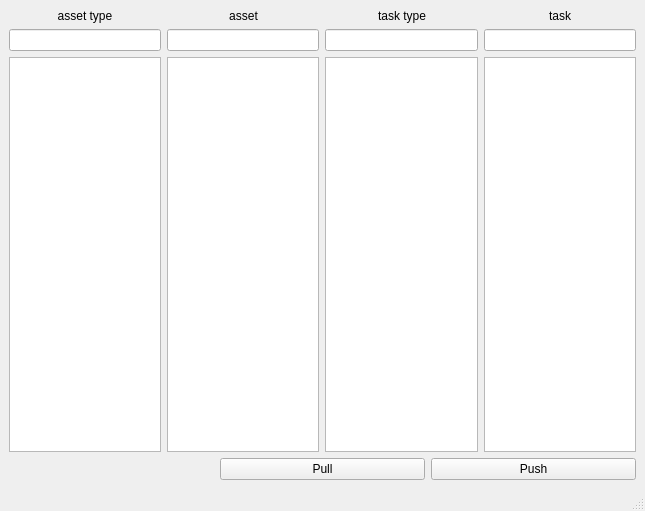
<?xml version="1.0" encoding="UTF-8"?>
<ui version="4.0">
 <class>MainWindow</class>
 <widget class="QMainWindow" name="MainWindow">
  <property name="geometry">
   <rect>
    <x>0</x>
    <y>0</y>
    <width>645</width>
    <height>511</height>
   </rect>
  </property>
  <property name="windowTitle">
   <string>Asset manager</string>
  </property>
  <widget class="QWidget" name="centralwidget">
   <layout class="QVBoxLayout" name="verticalLayout">
    <item>
     <layout class="QHBoxLayout" name="horizontalLayout_top">
      <item>
       <widget class="QLabel" name="label_asset_type">
        <property name="text">
         <string>asset type</string>
        </property>
        <property name="alignment">
         <set>Qt::AlignCenter</set>
        </property>
       </widget>
      </item>
      <item>
       <widget class="QLabel" name="label_asset">
        <property name="text">
         <string>asset</string>
        </property>
        <property name="alignment">
         <set>Qt::AlignCenter</set>
        </property>
       </widget>
      </item>
      <item>
       <widget class="QLabel" name="label_task_type">
        <property name="text">
         <string>task type</string>
        </property>
        <property name="alignment">
         <set>Qt::AlignCenter</set>
        </property>
       </widget>
      </item>
      <item>
       <widget class="QLabel" name="label_task">
        <property name="text">
         <string>task</string>
        </property>
        <property name="alignment">
         <set>Qt::AlignCenter</set>
        </property>
       </widget>
      </item>
     </layout>
    </item>
    <item>
     <layout class="QHBoxLayout" name="horizontalLayout_selector">
      <item>
       <layout class="QVBoxLayout" name="verticalLayout_assetType">
        <item>
         <widget class="QLineEdit" name="lineEdit_asset_type"/>
        </item>
        <item>
         <widget class="QListView" name="listView_asset_type"/>
        </item>
       </layout>
      </item>
      <item>
       <layout class="QVBoxLayout" name="verticalLayout_asset">
        <item>
         <widget class="QLineEdit" name="lineEdit_asset"/>
        </item>
        <item>
         <widget class="QListWidget" name="listWidget_asset">
          <property name="sortingEnabled">
           <bool>true</bool>
          </property>
         </widget>
        </item>
       </layout>
      </item>
      <item>
       <layout class="QVBoxLayout" name="verticalLayout_taskType">
        <item>
         <widget class="QLineEdit" name="lineEdit_task_type"/>
        </item>
        <item>
         <widget class="QListView" name="listView_task_type"/>
        </item>
       </layout>
      </item>
      <item>
       <layout class="QVBoxLayout" name="verticalLayout_task">
        <item>
         <widget class="QLineEdit" name="lineEdit_task"/>
        </item>
        <item>
         <widget class="QListView" name="listView_task"/>
        </item>
       </layout>
      </item>
     </layout>
    </item>
    <item>
     <layout class="QHBoxLayout" name="horizontalLayout_bottom">
      <item>
       <widget class="QLabel" name="label_doc_id">
        <property name="text">
         <string/>
        </property>
       </widget>
      </item>
      <item>
       <widget class="QPushButton" name="pullButton">
        <property name="text">
         <string>Pull</string>
        </property>
       </widget>
      </item>
      <item>
       <widget class="QPushButton" name="pushButton">
        <property name="text">
         <string>Push</string>
        </property>
       </widget>
      </item>
     </layout>
    </item>
   </layout>
  </widget>
  <widget class="QStatusBar" name="statusbar"/>
 </widget>
 <resources/>
 <connections/>
</ui>
